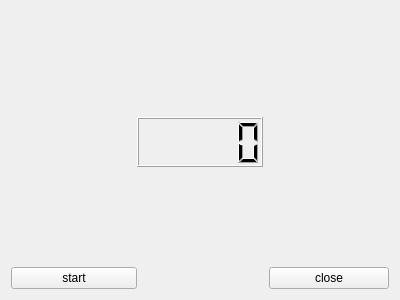
<?xml version="1.0" encoding="UTF-8"?>
<ui version="4.0">
 <class>Widget</class>
 <widget class="QWidget" name="Widget">
  <property name="geometry">
   <rect>
    <x>0</x>
    <y>0</y>
    <width>400</width>
    <height>300</height>
   </rect>
  </property>
  <property name="windowTitle">
   <string>Widget</string>
  </property>
  <layout class="QGridLayout" name="gridLayout">
   <item row="1" column="0">
    <spacer name="horizontalSpacer">
     <property name="orientation">
      <enum>Qt::Horizontal</enum>
     </property>
     <property name="sizeHint" stdset="0">
      <size>
       <width>118</width>
       <height>20</height>
      </size>
     </property>
    </spacer>
   </item>
   <item row="1" column="1" colspan="2">
    <widget class="QLCDNumber" name="lcdNumber">
     <property name="minimumSize">
      <size>
       <width>80</width>
       <height>50</height>
      </size>
     </property>
    </widget>
   </item>
   <item row="1" column="3">
    <spacer name="horizontalSpacer_2">
     <property name="orientation">
      <enum>Qt::Horizontal</enum>
     </property>
     <property name="sizeHint" stdset="0">
      <size>
       <width>118</width>
       <height>20</height>
      </size>
     </property>
    </spacer>
   </item>
   <item row="3" column="0" colspan="2">
    <widget class="QPushButton" name="buttonStart">
     <property name="text">
      <string>start</string>
     </property>
    </widget>
   </item>
   <item row="2" column="2">
    <spacer name="verticalSpacer_2">
     <property name="orientation">
      <enum>Qt::Vertical</enum>
     </property>
     <property name="sizeHint" stdset="0">
      <size>
       <width>20</width>
       <height>82</height>
      </size>
     </property>
    </spacer>
   </item>
   <item row="3" column="3">
    <widget class="QPushButton" name="pushButton_2">
     <property name="text">
      <string>close</string>
     </property>
    </widget>
   </item>
   <item row="0" column="2">
    <spacer name="verticalSpacer">
     <property name="orientation">
      <enum>Qt::Vertical</enum>
     </property>
     <property name="sizeHint" stdset="0">
      <size>
       <width>20</width>
       <height>106</height>
      </size>
     </property>
    </spacer>
   </item>
   <item row="3" column="2">
    <spacer name="horizontalSpacer_3">
     <property name="orientation">
      <enum>Qt::Horizontal</enum>
     </property>
     <property name="sizeHint" stdset="0">
      <size>
       <width>40</width>
       <height>20</height>
      </size>
     </property>
    </spacer>
   </item>
  </layout>
 </widget>
 <layoutdefault spacing="6" margin="11"/>
 <resources/>
 <connections/>
</ui>
